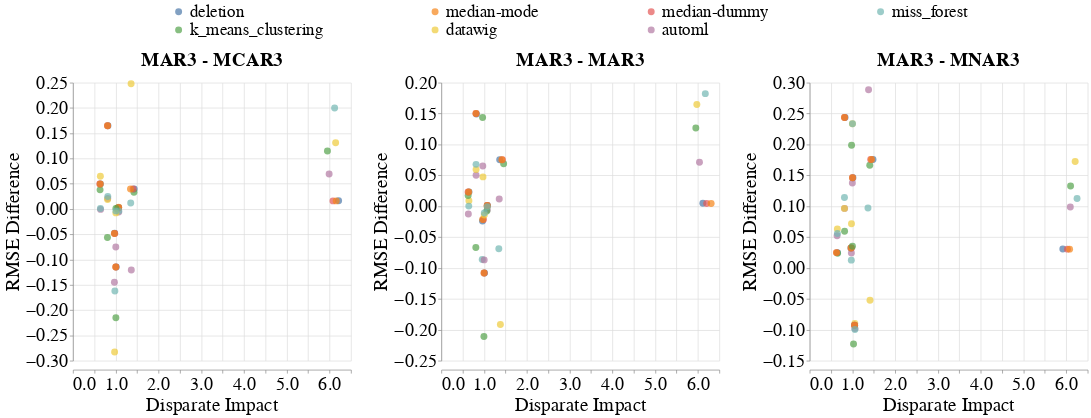

Notebook code cell kept with this figure:
### Code cell
create_scatter_plot(missingness_types=[{'train': 'MAR3', 'test': 'MCAR3'},
                                       {'train': 'MAR3', 'test': 'MAR3'},
                                       {'train': 'MAR3', 'test': 'MNAR3'}],
                    imputation_quality_metric_name='rmse_difference',
                    model_performance_metric_name='Disparate_Impact',
                    dataset_to_column_name=DATASET_TO_COLUMN_NAME,
                    dataset_to_group=DATASETS_SENSITIVE_ATTRS,
                    db_client_1=db_client_1,
                    db_client_3=db_client_3,
                    without_dummy=False)

### Figure 1 — Vega-Lite specification as saved in the notebook (floating-point values rounded to 4 significant figures; data arrays with more than 128 entries replaced by an {"elided": "..."} marker saying what was removed)
{"config": {"view": {"continuousWidth": 400, "continuousHeight": 300, "stroke": null}, "axis": {"labelFontSize": 26, "labelFontWeight": "normal", "titleFontSize": 28, "titleFontWeight": "normal"}, "facet": {"spacing": 30}, "header": {"labelFontSize": 28, "labelFontWeight": "bold", "labelOrient": "top", "labelPadding": 5, "titleFontSize": 28}, "legend": {"columns": 4, "direction": "horizontal", "labelFontSize": 24, "labelLimit": 400, "orient": "top", "symbolOffset": 140, "symbolStrokeWidth": 10, "titleAnchor": "middle", "titleFontSize": 26, "titleLimit": 300}, "title": {"fontSize": 28}}, "data": {"name": "data-6d27e930cf7402404aebfe57cff00eea"}, "mark": {"type": "circle", "size": 100}, "encoding": {"color": {"field": "Null_Imputer_Name", "sort": ["deletion", "median-mode", "median-dummy", "miss_forest", "k_means_clustering", "datawig", "automl"], "title": null, "type": "nominal"}, "column": {"field": "Missingness_Type", "sort": ["MAR3 - MCAR3", "MAR3 - MAR3", "MAR3 - MNAR3"], "title": null, "type": "nominal"}, "x": {"axis": {"title": "Disparate Impact"}, "field": "Disparate_Impact", "type": "quantitative"}, "y": {"axis": {"title": "RMSE Difference"}, "field": "Rmse_Difference", "type": "quantitative"}}, "height": 400, "resolve": {"scale": {"y": "independent"}}, "width": 400, "$schema": "https://vega.github.io/schema/vega-lite/v4.17.0.json", "datasets": {"data-6d27e930cf7402404aebfe57cff00eea": {"elided": "147 records"}}}
